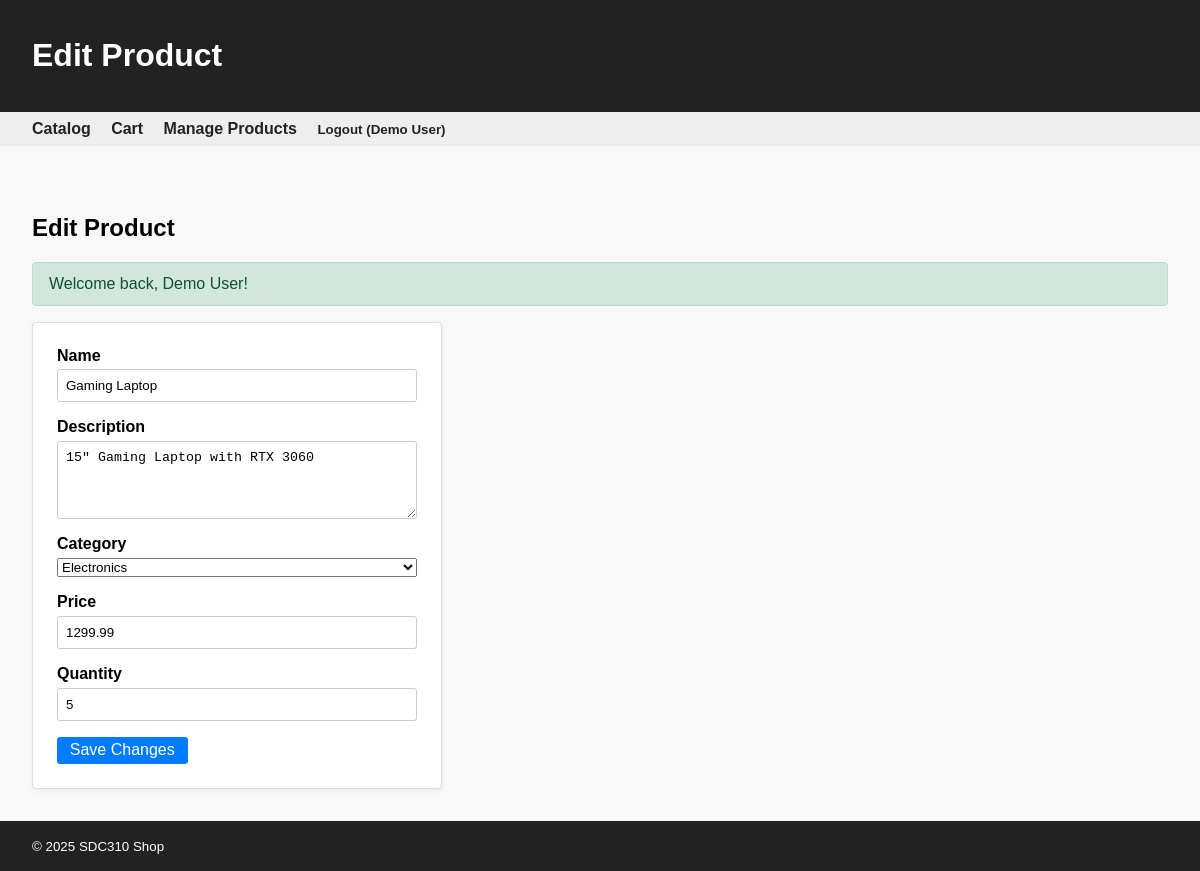
Page /Week2Shop/public/admin/products/edit?id=1 (signed in) on the committed database.
### tables this page shows
CREATE TABLE products (
  id INT AUTO_INCREMENT PRIMARY KEY,
  category_id INT DEFAULT NULL,
  name VARCHAR(200) NOT NULL,
  description TEXT,
  price DECIMAL(10,2) NOT NULL,
  quantity INT NOT NULL DEFAULT 0,
  created_at TIMESTAMP DEFAULT CURRENT_TIMESTAMP,
  FOREIGN KEY (category_id) REFERENCES categories(id) ON DELETE SET NULL
);

CREATE TABLE categories (
  id INT AUTO_INCREMENT PRIMARY KEY,
  name VARCHAR(100) NOT NULL
);

### src/Core/View.php (called while the page is built, shortened)
<?php
final class View
{
    public static function render(string $template, array $data = []): void
    {
        $viewsPath = dirname(__DIR__) . '/Views/';
        require $viewsPath . 'layout.php';
    }
}

### src/Core/Controller.php (called while the page is built, shortened)
<?php
abstract class Controller
{
    protected array $config;
    public function __construct(array $config) { $this->config = $config; }
    protected function view(string $template, array $data = []): void
    {
        if (!array_key_exists('flash', $data)) {
            $data['flash'] = Flash::consume();
        }
        $data['base_path'] = $this->config['base_path'] ?? '';
        $data['auth'] = [
            'is_admin' => $_SESSION['is_admin'] ?? false,
            'user_name' => $_SESSION['user_name'] ?? null
        ];
        $data['csrf_token'] = Csrf::token();
        View::render($template, $data);
    }
}

### src/Controllers/Admin/ProductController.php (called while the page is built, shortened)
<?php
final class ProductController extends Controller
{
    private Product $productModel;
    private Category $categoryModel;
    public function __construct(array $config)
    {
        $this->productModel = new Product($config);
        $this->categoryModel = new Category($config);
    }
    public function edit(): void
    {
        $id = filter_input(INPUT_GET, 'id', FILTER_VALIDATE_INT);
        $product = $this->productModel->find($id);
        $this->view('admin/products/edit', [
            'title' => 'Edit Product',
            'product' => $product,
            'categories' => $this->categoryModel->all(),
            'errors' => []
        ]);
    }
}

### public/index.php (called while the page is built, shortened)
<?php
spl_autoload_register(function ($class) {
    $prefix = 'App\\';
    $base_dir = __DIR__ . '/../src/';
    $relative = substr($class, strlen($prefix));
    $file = $base_dir . str_replace('\\', '/', $relative) . '.php';
});
$config = require __DIR__ . '/../config/config.php';
$router = new App\Core\Router($config);
$router->get('/', [App\Controllers\CatalogController::class, 'index']);
$router->get('/cart', [App\Controllers\CartController::class, 'viewCart']);
$router->post('/cart/add', [App\Controllers\CartController::class, 'add']);
$router->post('/cart/remove', [App\Controllers\CartController::class, 'remove']);
$router->post('/cart/update', [App\Controllers\CartController::class, 'update']);
$router->post('/cart/checkout', [App\Controllers\CartController::class, 'checkout']);
$router->get('/admin/login', [App\Controllers\AuthController::class, 'showLogin']);
$router->post('/admin/login', [App\Controllers\AuthController::class, 'login']);
$router->post('/admin/logout', [App\Controllers\AuthController::class, 'logout']);
$router->get('/admin/products', [App\Controllers\Admin\ProductController::class, 'index']);
$router->get('/admin/products/create', [App\Controllers\Admin\ProductController::class, 'create']);
$router->post('/admin/products', [App\Controllers\Admin\ProductController::class, 'store']);
$router->get('/admin/products/edit', [App\Controllers\Admin\ProductController::class, 'edit']);
$router->post('/admin/products/update', [App\Controllers\Admin\ProductController::class, 'update']);
$router->post('/admin/products/delete', [App\Controllers\Admin\ProductController::class, 'destroy']);
$method = $_SERVER['REQUEST_METHOD'];
$uri = $_SERVER['REQUEST_URI'];
if (!empty($config['base_path']) && str_starts_with($uri, $config['base_path'])) {
    $uri = substr($uri, strlen($config['base_path']));
}
$router->dispatch($method, $uri);

### src/Core/Database.php (called while the page is built, shortened)
<?php
final class Database
{
    private PDO $pdo;
    public function __construct(array $config)
    {
        $d = $config['db'];
        $required = ['host', 'port', 'name', 'user', 'pass'];
        $dsn = sprintf('mysql:host=%s;port=%s;dbname=%s;charset=utf8mb4',
            $d['host'],
            $d['port'],
            $d['name']
        );
        try {
            $this->pdo = new PDO(
                $dsn,
                $d['user'],
                $d['pass'],
                [
                    PDO::ATTR_ERRMODE => PDO::ERRMODE_EXCEPTION,
                    PDO::ATTR_DEFAULT_FETCH_MODE => PDO::FETCH_ASSOC
                ]
            );
        } catch (PDOException $e) {
            error_log("Database connection error: " . $e->getMessage());
            throw new \RuntimeException('Could not connect to database. Check your configuration.');
        }
    }
    public function query(string $sql, array $params = []): \PDOStatement
    {
        try {
            $stmt = $this->pdo->prepare($sql);
            $stmt->execute($params);
            return $stmt;
        } catch (PDOException $e) {
            error_log("Database error: " . $e->getMessage());
            throw new \RuntimeException('Database error occurred');
        }
    }
}

### src/Models/Product.php (called while the page is built, shortened)
<?php
final class Product
{
    private Database $db;
    public function __construct(array $config)
    {
        $this->db = new Database($config);
    }
    public function find(int $id): ?array
    {
        $result = $this->db->query(
            'SELECT id, category_id, name, description, price, quantity FROM products WHERE id = ? LIMIT 1',
            [$id]
        )->fetch();
        return $result === false ? null : $result;
    }
}

### src/Models/Category.php (called while the page is built, shortened)
<?php
final class Category
{
    private Database $db;
    public function __construct(array $config)
    {
        $this->db = new Database($config);
    }
    public function all(): array
    {
        return $this->db->query(
            'SELECT id, name FROM categories ORDER BY name'
        )->fetchAll();
    }
}

### src/Views/admin/products/edit.php (the view, shortened to what this page needs)
<h2>Edit Product</h2>
<?php if (!empty($flash ?? [])): ?>
    <div class="flash">
        <?php foreach ($flash as $type => $messages): ?>
            <?php foreach ($messages as $message): ?>
                <p class="flash__message flash__message--<?= htmlspecialchars($type) ?>"><?= htmlspecialchars($message) ?></p>
            <?php endforeach; ?>
        <?php endforeach; ?>
    </div>
<?php endif; ?>
<?php $actionUrl = ($base_path ?? '') . '/admin/products/update'; ?>
<form method="post" action="<?= htmlspecialchars($actionUrl) ?>" class="form">
    <div class="form__field">
        <label for="name">Name</label>
        <input type="text" name="name" id="name" value="<?= htmlspecialchars($product['name']) ?>" required>
    </div>
    <div class="form__field">
        <label for="description">Description</label>
        <textarea name="description" id="description" rows="4"><?= htmlspecialchars($product['description'] ?? '') ?></textarea>
    </div>
    <div class="form__field">
        <label for="category_id">Category</label>
        <select name="category_id" id="category_id">
            <?php foreach ($categories as $category): ?>
                <option value="<?= htmlspecialchars($category['id']) ?>" <?= (int)($product['category_id'] ?? 0) === (int)$category['id'] ? 'selected' : '' ?>>
                    <?= htmlspecialchars($category['name']) ?>
                </option>
            <?php endforeach; ?>
        </select>
    </div>
    <div class="form__field">
        <label for="price">Price</label>
        <input type="number" step="0.01" name="price" id="price" value="<?= htmlspecialchars($product['price']) ?>" required>
    </div>
    <div class="form__field">
        <label for="quantity">Quantity</label>
        <input type="number" name="quantity" id="quantity" min="0" value="<?= htmlspecialchars($product['quantity']) ?>" required>
    </div>
    <button type="submit" class="btn">Save Changes</button>
</form>

### public/assets/css/style.css (style rules this page uses)
body { font-family: Arial, sans-serif; margin: 0; padding: 0; }
.flash { margin-bottom: 1rem; }
.flash__message { padding: 0.75rem 1rem; border-radius: 4px; margin-bottom: 0.5rem; }
.flash__message--success { background: #d1e7dd; color: #0f5132; border: 1px solid #badbcc; }
.form { max-width: 360px; background: #fff; padding: 1.5rem; border: 1px solid #ddd; border-radius: 4px; box-shadow: 0 2px 6px rgba(0,0,0,0.05); }
.form__field { display: flex; flex-direction: column; margin-bottom: 1rem; }
.form__field label { font-weight: bold; margin-bottom: 0.3rem; }
.form__field input, .form__field textarea { padding: 0.5rem; border: 1px solid #ccc; border-radius: 3px; }

### src/Views/layout.php (style rules this page uses)
body { font-family: Arial, sans-serif; background: #f8f8f8; margin: 0; }
.btn { padding: 0.3em 0.8em; border: none; background: #007bff; color: #fff; border-radius: 3px; cursor: pointer; font-size: 1em; }

### rows in the picture
products: name "Gaming Laptop", description "15\" Gaming Laptop with RTX 3060", category_id "Electronics", price "1299.99", quantity "5"

### other values in the picture
$title "Edit Product"
$auth['user_name'] "Demo User"
$message "Welcome back, Demo User!"
